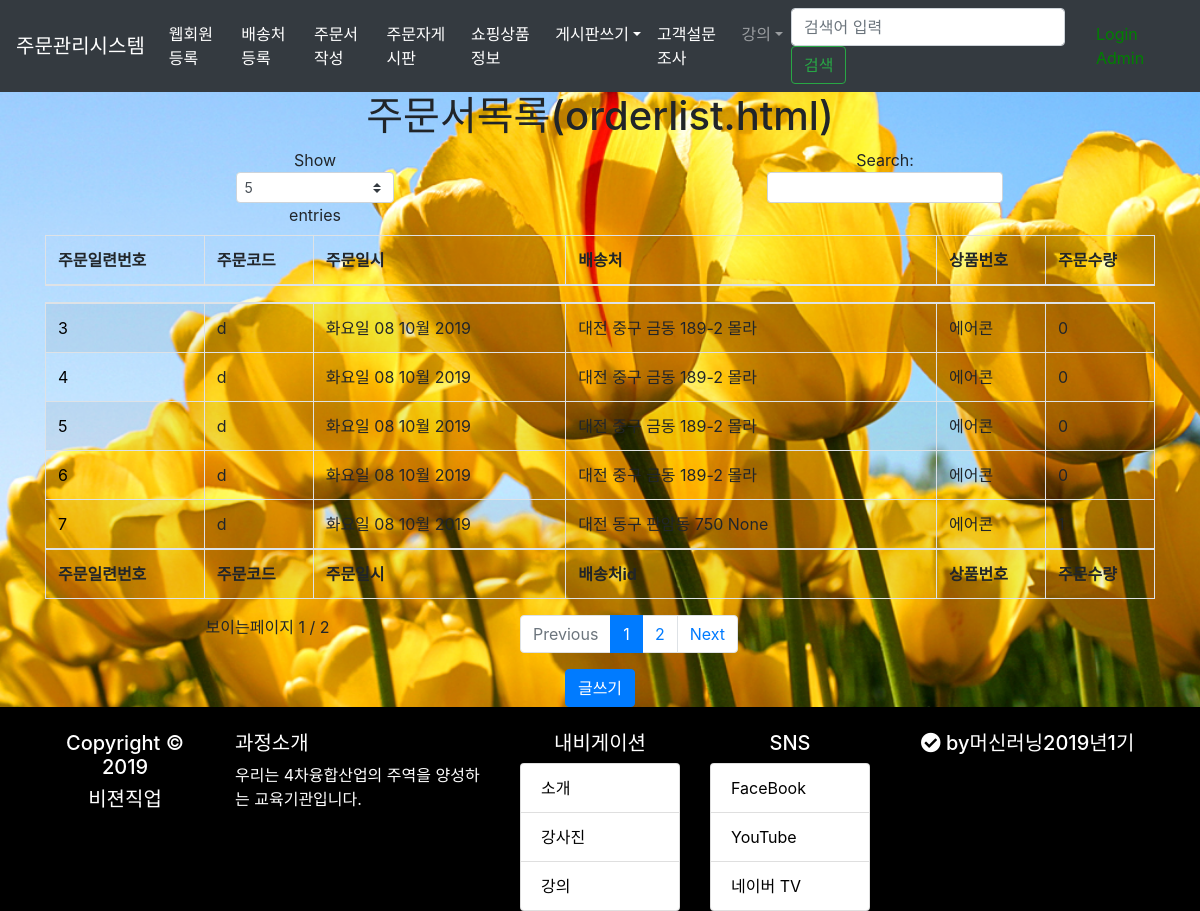
The app's page /ordersystem/orderlist/ with its own data.
### ordersystem/models.py (models this page shows, shortened)
class Orders(models.Model):#주문정보 -/주문번호,일련번호/주문일시,고객번호(FK),상품번호(FK),주문수량
    class Meta:
        unique_together = (('orderCode','id'),)
    orderCode = models.CharField(max_length=20)
    orderDay = models.DateTimeField(auto_now_add=True, blank=True)
    destinationId = models.ForeignKey(Destination,on_delete=models.CASCADE) #>>>> FK
    goodId = models.ForeignKey(Goods,on_delete=models.CASCADE)
    qty = models.IntegerField(default=0)

class Destination(models.Model):#수신처등록
    customid = models.CharField(max_length=50) #Customer 와 유사하나 이 부분이 틀림 포린키가 아니고 여러개 배송처 등록가능
    name = models.CharField(max_length=50)
    tel = models.CharField(max_length=50,null=True, blank=True)
    postcode = models.CharField(max_length=5)
    address = models.CharField(max_length=200)
    detailAddress = models.CharField(max_length=200,null=True, blank=True)
    extraAddress = models.CharField(max_length=200,null=True, blank=True)

class Goods(models.Model):#상품정보 -/상품번호/상품명,상품분류,주문단위,판매업체번호 (FK)
    goodName = models.CharField(max_length=100)
    classification = models.CharField(max_length=20) #상품분류 ~ 대,중,소, 500cc,1000cc etc
    orderUnit =  models.CharField(max_length=20) #주문단위 ~ 박스,개, ...
    enterprise_id = models.ForeignKey(Enterprise,on_delete=models.CASCADE) #>>>> FK
    def __str__(self):
        return self.goodName;

### ordersystem/views.py (the view)
# urls.py: path('orderlist/', views.orderlist,name='orderlist'),
def orderlist(request):
    orderList = Orders.objects.all()
    return render(request,'ordersystem/orderlist.html',{'orderList':orderList})

### ordersystem/templates/ordersystem/orderlist.html
{% extends "base.html" %}
{% block content %}
	<div class="container" align="center">
		<h1>주문서목록(orderlist.html)</h1>
		<table id="example" class="table table-striped table-bordered"
			style="width: 100%">
			<thead>
				<th>주문일련번호</th>
				<th>주문코드</th>
				<th>주문일시</th>
				<th>배송처</th>
				<th>상품번호</th>
				<th>주문수량</th>
			</thead>
			<tbody>
				{% for order in orderList %}
				<tr>
					<td><a href="/ordersystem/view/{{order.id}}">{{order.id}}</a></td>
					<td>{{order.orderCode}}</td>
					<td>{{order.orderDay|date:"D d M Y"}}</td>
					<td>{{order.destinationId.address}}&nbsp;{{order.destinationId.detailAddress}}</td>
					<td>{{order.goodId}}</td>
					<td>{{order.qty}}</td>
				</tr>
				{% endfor %}
			</tbody>
			<tfooter>
			<th>주문일련번호</th>
				<th>주문코드</th>
				<th>주문일시</th>
				<th>배송처id</th>
				<th>상품번호</th>
				<th>주문수량</th>
			</tfooter>
		</table>
		<button type="button" class="btn btn-primary"
			onclick="location.href='/ordersystem/orderwrite'">글쓰기</button>
	</div>
	{% endblock content %}

### templates/base.html (shortened to what this page needs)
{% load static %}
<!DOCTYPE html>
<html>
<head>
<link rel="stylesheet" href="{% static 'css/bootstrap.css' %}"
	type='text/css'>
<link href="{% static 'css/boost.css' %}" rel='stylesheet'
	type='text/css'>
<link rel="stylesheet"
	href="https://use.fontawesome.com/releases/v5.7.0/css/all.css"
>
<link href="{% static 'css/style.css' %}" rel="stylesheet"
	type="text/css">
<link href="{% static 'css/sungs.css' %}" rel='stylesheet'
	type='text/css'>
<body>
	<div id="header_div">
		<nav class="navbar navbar-expand-lg navbar-dark bg-dark">
			<a class="navbar-brand" href="/index/">주문관리시스템</a>
			<div class="collapse navbar-collapse" id="navbarNavDropdown">
				<ul class="navbar-nav">
					<li class="nav-item active"><a class="nav-link" href="/signup">웹회원등록</a></li>
					<li class="nav-item active"><a class="nav-link"
						href="/ordersystem/postal/">배송처등록</a></li>
					<li class="nav-item active"><a class="nav-link"
						href="/ordersystem/orderwrite/">주문서작성</a></li>
					<li class="nav-item active"><a class="nav-link"
						href="/boardEx/list/">주문자게시판</a></li>
					<li class="nav-item active"><a class="nav-link"
						href="/ordersystem/goodslist">쇼핑상품정보</a></li>
					<ul class="navbar-nav">
						<li class="nav-item dropdown active"><a
							class="nav-link dropdown-toggle" href="#" role="button"
							data-toggle="dropdown" aria-haspopup="true" aria-expanded="false">게시판쓰기</a>
							</li>
					</ul>
					<li class="nav-item active"><a class="nav-link"
						href="/polls/index/">고객설문조사</a></li>
					<li class="nav-item dropdown"><a
						class="nav-link dropdown-toggle" href="#" role="button"
						data-toggle="dropdown" aria-haspopup="true" aria-expanded="false">강의</a>
						</li>
				</ul>
				<form class="form-inline" action="#" method="post">
					<input class="form-control mr-sm-2" type="search"
						placeholder="검색어 입력" aria-label="검색">
					<button class="btn btn-outline-success my-2 my-sm-0" type="submit">검색</button>
				</form>
				<ul class="nav navbar-nav navbar-right">
					{% if user.is_active %}
						<li><a href="{%url 'login' %}"> <span
								class="glyphicon glyphicon-heart"></span> {{user.username}}
						</a></li>
						&nbsp;&nbsp;&nbsp;
						<li><a href="{% url 'logout' %}">Logout</a></li>
					{% else %}
						<li><a href="{%url 'login' %}">
						</a></li>
						<li><a href="{% url 'admin:index' %}">Admin</a></li>
					{% endif %}
				</ul>
			</div>
		</nav>
	</div>
	{% block content %} {% endblock content %}
	<footer style="background-color: #000000; color: #ffffff">
		<div class="container">
			<br>
			<div class="row">
				<div class="col-sm-2" style="text-align: center;">
					<h5>Copyright &copy; 2019</h5>
					<h5>비젼직업</h5>
				</div>
				<div class="col-sm-3">
					<h5>과정소개</h5>
					<p>우리는 4차융합산업의 주역을 양성하는 교육기관입니다.</p>
				</div>
				<div class="col-sm-2">
					<h5 style="text-align: center;">내비게이션</h5>
					<div class="list-group">
						<a href="main.do" class="list-group-item">소개</a> <a
							href="teacher.jsp" class="list-group-item">강사진</a> <a
							href="lecture.jsp" class="list-group-item">강의</a>
					</div>
				</div>
				<div class="col-sm-2">
					<h5 style="text-align: center;">SNS</h5>
					<div class="list-group">
						<a href="#" class="list-group-item">FaceBook</a> <a href="#"
							class="list-group-item">YouTube</a> <a href="#"
							class="list-group-item">네이버 TV</a>
					</div>
				</div>
				<div class="col-sm-3">
					<h5 style="text-align: center;">
						<i class="fas fa-check-circle"></i>&nbsp;by머신러닝2019년1기
					</h5>
				</div>
			</div>
		</div>
	</footer>
</body>
</html>

### static/css/boost.css (style rules this page uses)
* { font-family: 'Nanum Gothic'; }
a { color: #000000; text-decoration: none; }
.navbar { background-color:#000000; border-color:#000000; }
.navbar .navbar-brand { color:#ffffff; }

### static/css/style.css (style rules this page uses)
li a { color: green; }
body { background: white url("images/background.jpg") no-repeat; background-size: cover; }

### records on screen
Orders: id "3", orderCode "d", orderDay "화요일 08 10월 2019", destinationId.address "대전 중구 금동 189-2", destinationId.detailAddress "몰라", goodId "에어콘", qty "0"
Orders: id "4", orderCode "d", orderDay "화요일 08 10월 2019", destinationId.address "대전 중구 금동 189-2", destinationId.detailAddress "몰라", goodId "에어콘", qty "0"
Orders: id "5", orderCode "d", orderDay "화요일 08 10월 2019", destinationId.address "대전 중구 금동 189-2", destinationId.detailAddress "몰라", goodId "에어콘", qty "0"
Orders: id "6", orderCode "d", orderDay "화요일 08 10월 2019", destinationId.address "대전 중구 금동 189-2", destinationId.detailAddress "몰라", goodId "에어콘", qty "0"
Orders: id "7", orderCode "d", orderDay "화요일 08 10월 2019", destinationId.address "대전 동구 판암동 750", destinationId.detailAddress "None", goodId "에어콘", qty "1"
